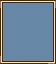

This game map was drawn from its Tiled (.tmx) file and the tilesets committed beside it. A one-line description and the full map source follow:
An orthogonal 7x8 tile map with 8x8 px tiles, 1 tile layer (Tile Layer 1).

<map version="1.5" tiledversion="1.7.2" orientation="orthogonal" renderorder="right-down" width="7" height="8" tilewidth="8" tileheight="8" infinite="0" nextlayerid="2" nextobjectid="1">
 <tileset firstgid="1" name="MenuTiles" tilewidth="8" tileheight="8" tilecount="128" columns="32">
  <image source="MenuTiles.png" width="256" height="32" />
 </tileset>
 <layer id="1" name="Tile Layer 1" width="7" height="8">
  <data encoding="csv">
2147483739,90,90,90,90,90,91,
1610612826,10,10,10,10,10,3758096474,
1610612826,10,10,10,10,10,3758096474,
1610612826,10,10,10,10,10,3758096474,
1610612826,10,10,10,10,10,3758096474,
1610612826,10,10,10,10,10,3758096474,
1610612826,10,10,10,10,10,3758096474,
3221225563,3221225562,3221225562,3221225562,3221225562,3221225562,2684354651
</data>
 </layer>
</map>
